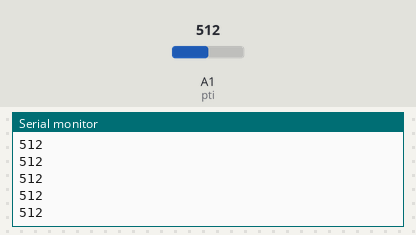
The sketch below on a simulated Arduino Uno, built with avr-gcc and run on an emulated ATmega328P. On the bench: the last lines printed to the serial monitor. The inputs (shaded band) are chosen by the test bench; at power-on: A1 (pti) = 512.

Above: at 1.2 s.
1.3 s: A1 (pti) set to 716
At 2.3 s:
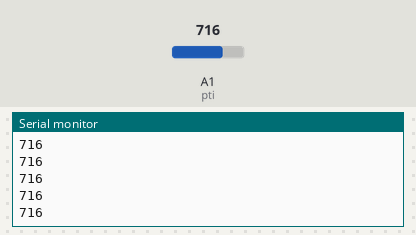
2.8 s: A1 (pti) set to 900
At 3.5 s:
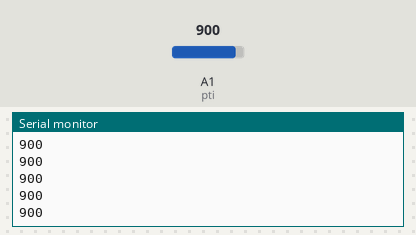
Timing chart, 0 to 5.8 s (numbered marks = the images above; inputs shaded):
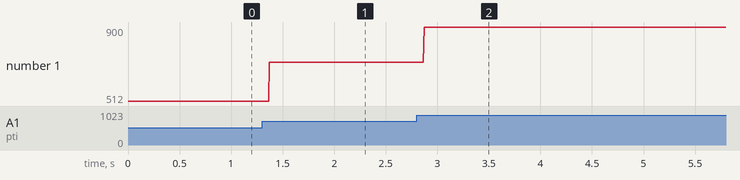

The sketch:

PC_LED_Toggle.ino
```cpp
int pti = A1;


void setup() {
  // put your setup code here, to run once:
  Serial.begin(9600);
}

void loop() {
  // put your main code here, to run repeatedly:
  int pti_pos = analogRead(pti);
  Serial.println(pti_pos);
}
```

Measured:
- after the input at 1.3 s, the serial monitor: prints a new line after 0.07 s (image 1)
- after the input at 2.8 s, the serial monitor: prints a new line after 0.07 s (image 2)
- plotted number 1: 512 → 716 after the input at 1.3 s, 716 → 900 after the input at 2.8 s
